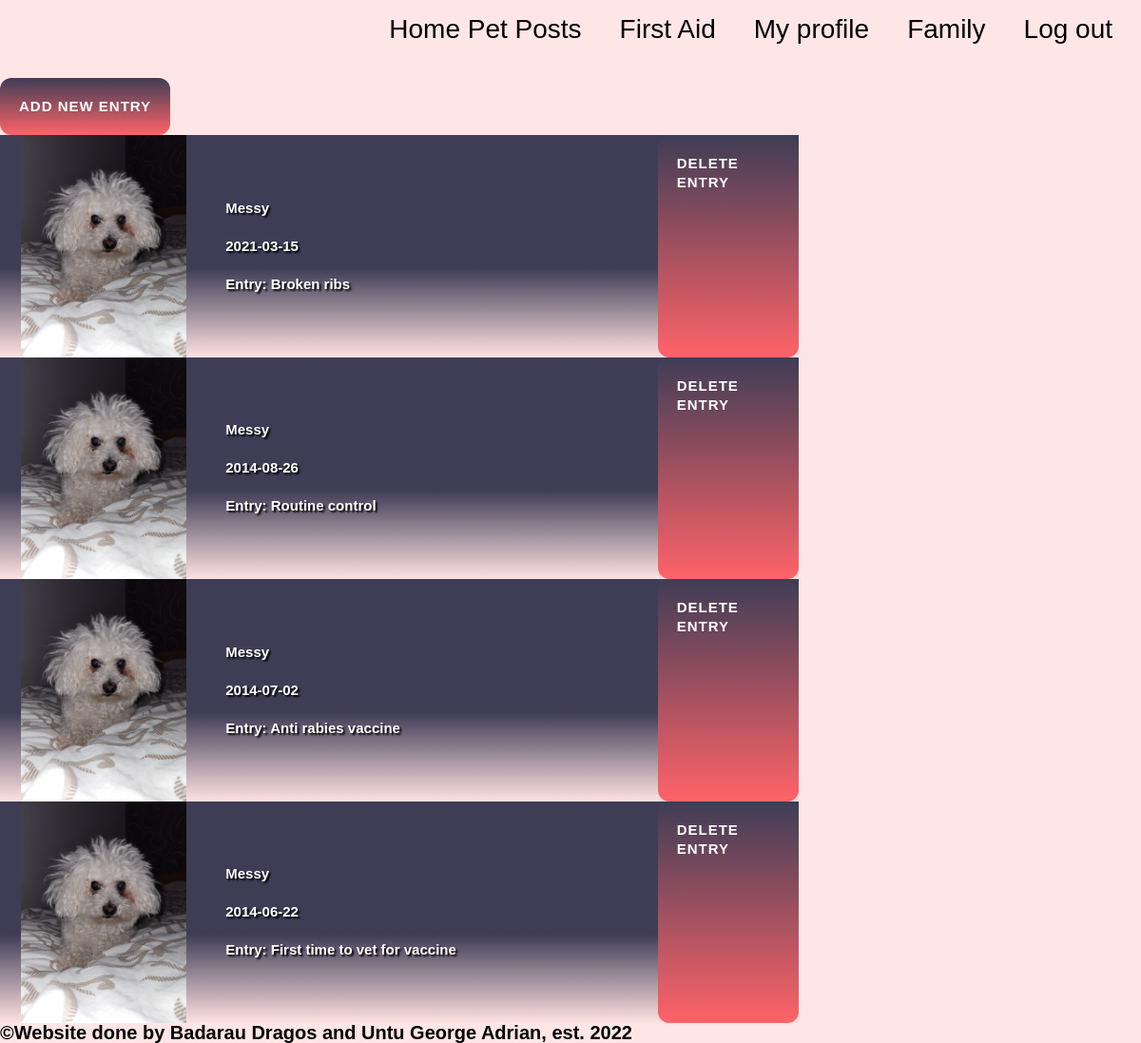
Screenshot of /app/view_medical_history?pet=1 (signed in) with the database file from the repository.
### tables this page shows
CREATE TABLE `medical_history` (
  `pet_id` int NOT NULL,
  `entry` varchar(100) NOT NULL,
  `created` varchar(100) NOT NULL,
  `date` varchar(100) NOT NULL
);

CREATE TABLE `pets` (
  `pet_id` int NOT NULL,
  `name` varchar(100) NOT NULL,
  `birthday` varchar(100) NOT NULL,
  `profile_picture_pet` varchar(100) NOT NULL,
  `family_id` int NOT NULL,
  `restrictions` varchar(1000) NOT NULL,
  `monday` varchar(1000) NOT NULL,
  `tuesday` varchar(1000) NOT NULL,
  `wednesday` varchar(1000) NOT NULL,
  `thursday` varchar(1000) NOT NULL,
  `friday` varchar(1000) NOT NULL,
  `saturday` varchar(1000) NOT NULL,
  `sunday` varchar(1000) NOT NULL
);

### app/scripts/view_medical_history_script.php (called while the page is built, shortened)
<?php
if(isset($_SERVER['HTTPS']) && $_SERVER['HTTPS'] === 'on')
             $url = "https://";
        else
             $url = "http://";
        $url.= $_SERVER['HTTP_HOST'];
        $url.= $_SERVER['REQUEST_URI'];
        if(preg_match_all('/\d+/', $url, $numbers))
        $id_pet = end($numbers[0]);
$stmt = $pdo->prepare("SELECT * FROM medical_history LEFT JOIN pets on medical_history.pet_id = pets.pet_id WHERE pets.pet_id = ? ORDER BY medical_history.date DESC");
$stmt->execute(["$id_pet"]);
$results = $stmt->fetchAll();
?>

### app/view_medical_history.php (the view, shortened to what this page needs)
<?php require $_SERVER['DOCUMENT_ROOT']."/PEM/PEM_LAST/app/scripts/time_stamp.php";
require $_SERVER['DOCUMENT_ROOT']."/PEM/PEM_LAST/app/config/session.php";
?>
<!DOCTYPE html>
<html>
  <head>
    <link rel="stylesheet" href="css/medicalhistory.css" type="text/css" />
  </head>
  <body>
    <div class="header">
      <nav>
        <ul class="nav-links">
            <li><a href="home">Home Pet Posts</a></li>
			<li><a href="firstaid">First Aid</a></li>
          	<li><a href="profile">My profile</a></li>
		  	<li><a href="family">Family</a></li>
          	<li><a href="logout" class="logout">Log out</a></li>
        </ul>
      </nav>
      <div class="text">
      <?php
      $id_pet = htmlspecialchars($_GET['pet']);
      echo "<a href='add_new_entry?pet=".$id_pet."' class='users__cta'>Add new entry</a>";
  require "scripts/view_medical_history_script.php";
  if (count($results) > 0) { foreach ($results as $r) {
    ?>
  <section><div class='card'>
  <div class='image'>
  <img src='<?php echo $r['profile_picture_pet']?>' alt='Profile' class='profile'/>
  </div>
  <div class='details'>
  <h2 class=''><?php echo $r['name']?></h2> <br/>
  <h2 class=''><?php echo $r['date']?></h2>
<br />
  <h2 class=''> Entry: <?php echo $r["entry"]?></h2>
  </div>
  <a href='scripts/delete_entry.php?created=<?php echo $r["created"]?>&pet_id=<?php echo $id_pet?>' class='users__cta'>Delete entry</a>
  </div></section>
  <?php
  }} else { echo "No results found"; }
?>
<footer>
<h1>©Website done by Badarau Dragos and Untu George Adrian, est. 2022</h1>
</footer>
</div>
      </div>
  </body>
</html>

### app/css/medicalhistory.css (style rules this page uses)
* { margin: 0; padding: 0; box-sizing: border-box; }
.header { height: 100vh; width: 100%; position: absolute; }
nav { display: flex; align-items: center; justify-content: space-between; position: relative; }
html { font-family: "Poppins", sans-serif; font-size: 15px; }
body { background-color: rgba(255, 225, 225, 0.827); display: flex; align-items: center; justify-content: center; flex-direction: column; height: 100vh; font-family: sans-serif; }
.card { width: 70%; height: 35%; background-image: linear-gradient( 0deg, rgba(255, 225, 225, 0.827) 0%, #3f3d56 40% ); display: flex; flex-direction: row; }
.image { display: flex; align-items: center; justify-content: center; width: 30%; height: 98%; }
.profile { width: 80%; height: 85%; }
.details { width: 60%; padding: 20px; display: flex; justify-content: center; flex-direction: column; }
.text { margin-top: 20px; line-height: 20px; border-collapse: separate; border-spacing: 0 15px; font-weight: 600; font-size: 25px; }
.nav-links { width: 100%; max-width: 2000px; padding: 10px; display: flex; align-items: right; justify-content: right; }
.nav-links li { display: inline-block; justify-content: flex-end; margin: 0 15px; padding: 5px; }
.nav-links li a { text-decoration: wavy; color: black; padding: 5px 0; font-size: 30px; position: relative; }
.nav-links li a::after { content: ""; background: black; width: 0; height: 2px; position: absolute; bottom: 0; left: 0; transition: width 0.5s; }
.logout { color: black; font-size: 30px; padding: 10px 30px; cursor: pointer; }
*, *:before, *:after { box-sizing: inherit; }
img { width: 20%; height: 20%; }
.user-details h3, h2 { color: #ffffff; text-shadow: 2px 2px 2px #000000; }
.users__cta { display: inline-flex; padding: 20px 20px; letter-spacing: 1px; text-transform: uppercase; font-size: 15px; color: white; background: linear-gradient(to bottom, #3f3d56 0%, #ff6368 100%); border-radius: 0.8rem; text-decoration: none; }
h1 { color: black; font-size: 20px; }
@media screen and (max-width: 1268px) { * { font-size: 15px; } }
@media screen and (max-width: 1268px) { .nav-links li a { font-size: 28px; } }

### rows the page displays
medical_history: pet.profile_picture_pet (picture), pet.name "Messy", date "2021-03-15", entry "Broken ribs"
medical_history: pet.profile_picture_pet (picture), pet.name "Messy", date "2014-08-26", entry "Routine control"
medical_history: pet.profile_picture_pet (picture), pet.name "Messy", date "2014-07-02", entry "Anti rabies vaccine"
medical_history: pet.profile_picture_pet (picture), pet.name "Messy", date "2014-06-22", entry "First time to vet for vaccine"
